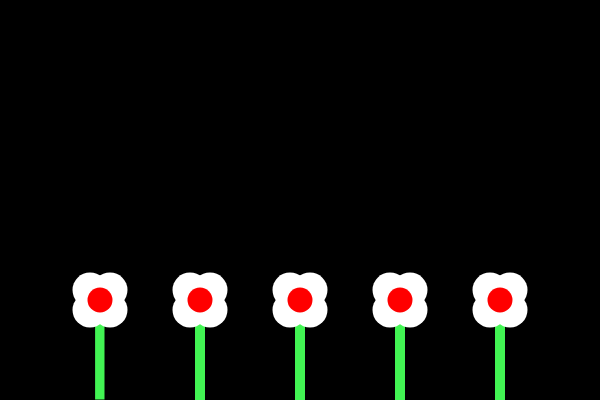
Frame 1 (no input)
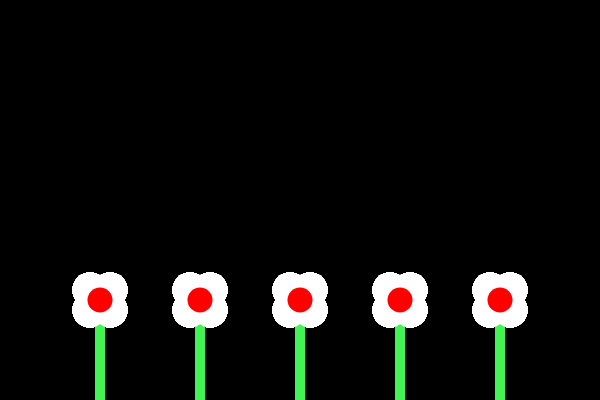
Frame 60 (no input)
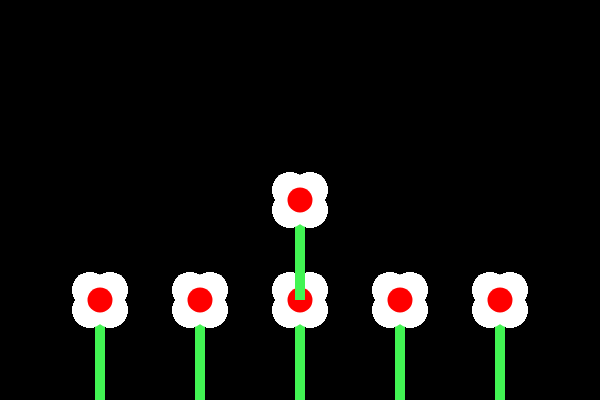
Frame 120 (the mouse pressed at the canvas centre since frame 60)

The p5.js sketch that drew these frames (run headless with seeded random() and noise() and a simulated clock; from frame 60 on, the mouse is pressed at the canvas centre):

// p5.js sketch
// ── sketch.js
var x = 300;
var y = 200;

function setup(){
    createCanvas(600,400);
    background(0);
}

function draw(){
    flower(100,300);
    flower(200,300);
    flower(300,300);
    flower(400,300);
    flower(500,300);
    
    if(mouseIsPressed){
        flower(mouseX,mouseY);
    }
    
}

function flower(x,y){
    //stem
    fill(66, 244, 83);
    rect(x-5,y,10,100);
    
    //petals
    noStroke();
    fill(255,255,255);
    ellipse(x+10,y-10,35,35);
    ellipse(x+10,y+10,35,35);
    ellipse(x-10,y-10,35,35);
    ellipse(x-10,y+10,35,35);
    
    //bulb
    fill(255,0,0);
    ellipse(x,y,25,25);
}
// ── inde.html
<!DOCTYPE html>
<html>
    <head>
        <link rel="stylesheet" href="style.css" type="text/css" />
        <script src="//cdnjs.cloudflare.com/ajax/libs/p5.js/0.5.7/p5.js"></script>
        <script type="text/javascript" src="sketch.js"></script>
    </head>
    <body>
            
    </body>
    <script type="text/javascript" src="script.js"></script>
</html>
